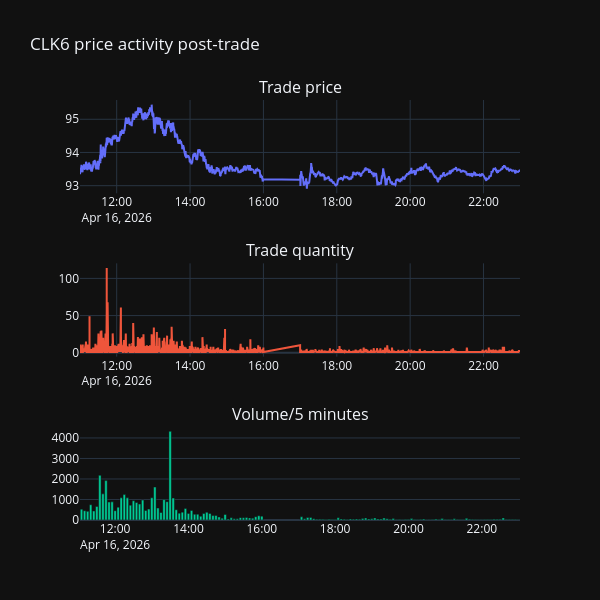

This figure's notebook cell:
### Markdown cell above
### Pre-quiz Yourself
The buyer and the seller will have their margin account
credited or debited at the end of the day.
Who do you think is getting the credit in this example
(i.e., who has a positive P&L on this trade for
the day)?

This is a pre-quiz because you cannot know the answer
with what has been provided in the notebook so far.
Look closely at the graph and take a guess.

[PollEv](https://www.polleverywhere.com/multiple_choice_polls/lzk7qOEhEuf0iCXCQeJzU)

### Code cell
plot_cols = ("price", "size")
agg_cols = ("volume",)
rule = "5min"
plot_names = ("Trade price", "Trade quantity", "Volume/5 minutes")
fig = make_subplots(
    rows=len(plot_cols) + len(agg_cols),
    cols=1,
    subplot_titles=list(plot_names),
)
agg_trades = make_ohlcv(trades_until_midnight, rule)

for i, col in enumerate(plot_cols):
    fig.add_trace(
        go.Scatter(
            x=as_ct(trades_until_midnight.index),
            y=trades_until_midnight[col],
            mode="lines",
        ),
        row=i + 1,
        col=1,
    )

for i, col in enumerate(agg_cols):
    fig.add_trace(
        go.Bar(x=as_ct(agg_trades.index), y=agg_trades[col]),
        row=len(plot_cols) + i + 1,
        col=1,
    )

fig.update_layout(
    height=600,
    width=600,
    title_text=f"{current_crude} price activity post-trade",
    showlegend=False,
)
fig.show()

### Figure 1 — Plotly figure (JSON) as saved in the notebook; plotly's stock layout.template omitted (floating-point values rounded to 4 significant figures; data arrays with more than 128 entries replaced by an {"elided": "..."} marker saying what was removed)
{"data": [{"mode": "lines", "type": "scatter", "x": {"elided": "25389 str values"}, "xaxis": "x", "y": {"elided": "25389 float values"}, "yaxis": "y"}, {"mode": "lines", "type": "scatter", "x": {"elided": "25389 str values"}, "xaxis": "x2", "y": {"elided": "25389 int values"}, "yaxis": "y2"}, {"type": "bar", "x": {"elided": "132 str values"}, "xaxis": "x3", "y": {"elided": "132 int values"}, "yaxis": "y3"}], "layout": {"annotations": [{"font": {"size": 16}, "showarrow": false, "text": "Trade price", "x": 0.5, "xanchor": "center", "xref": "paper", "y": 1.0, "yanchor": "bottom", "yref": "paper"}, {"font": {"size": 16}, "showarrow": false, "text": "Trade quantity", "x": 0.5, "xanchor": "center", "xref": "paper", "y": 0.6111, "yanchor": "bottom", "yref": "paper"}, {"font": {"size": 16}, "showarrow": false, "text": "Volume/5 minutes", "x": 0.5, "xanchor": "center", "xref": "paper", "y": 0.2222, "yanchor": "bottom", "yref": "paper"}], "height": 600, "showlegend": false, "title": {"text": "CLK6 price activity post-trade"}, "width": 600, "xaxis": {"anchor": "y", "domain": [0.0, 1.0]}, "xaxis2": {"anchor": "y2", "domain": [0.0, 1.0]}, "xaxis3": {"anchor": "y3", "domain": [0.0, 1.0]}, "yaxis": {"anchor": "x", "domain": [0.7778, 1.0]}, "yaxis2": {"anchor": "x2", "domain": [0.3889, 0.6111]}, "yaxis3": {"anchor": "x3", "domain": [0.0, 0.2222]}}}
